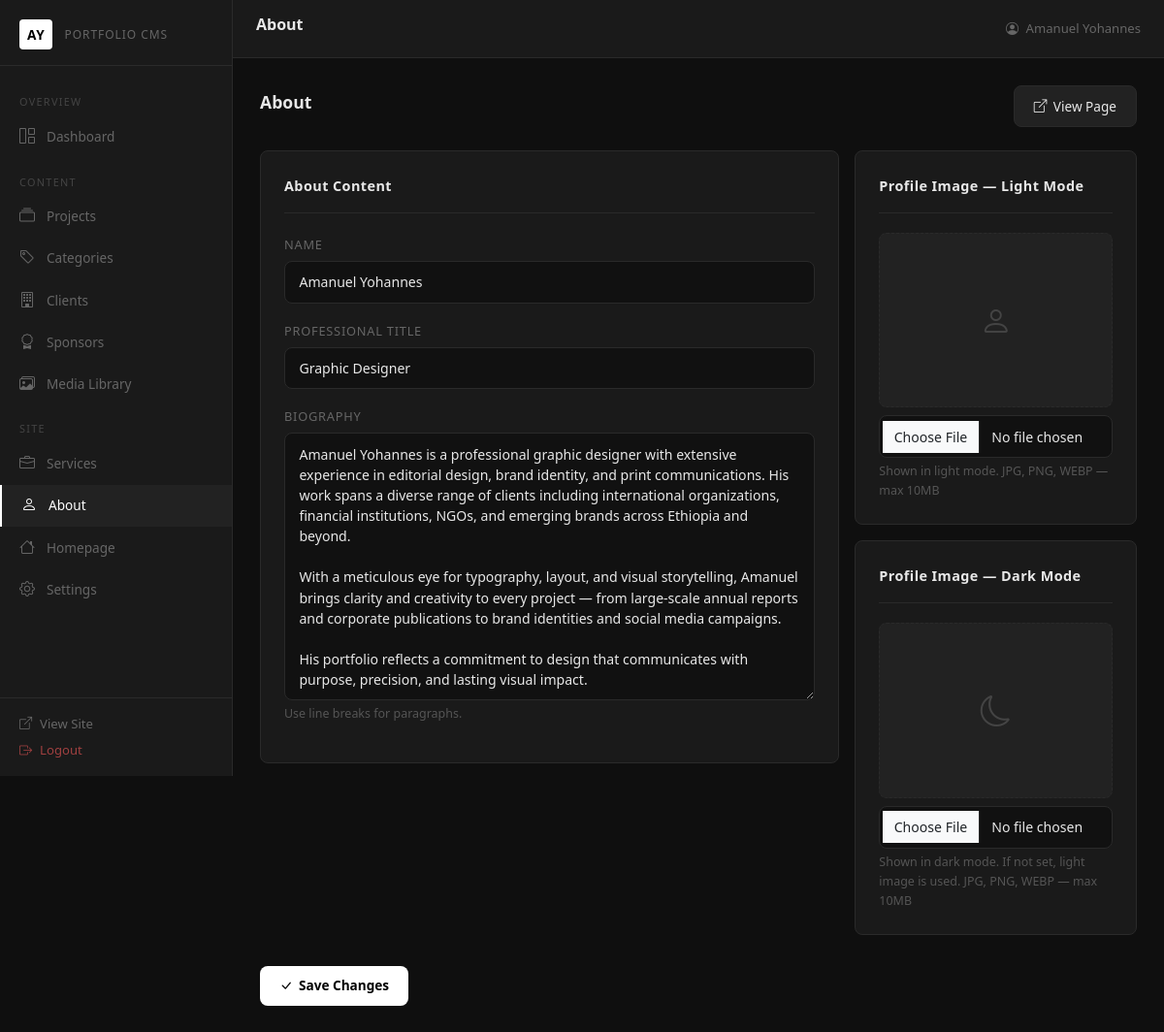
The page /admin/about.php (signed in) on the database its author committed.
### tables this page shows
CREATE TABLE `about` (
  `id` int(11) NOT NULL AUTO_INCREMENT,
  `name` varchar(100) NOT NULL,
  `title` varchar(150) DEFAULT NULL,
  `biography` text DEFAULT NULL,
  `profile_image` varchar(255) DEFAULT NULL,
  `updated_at` datetime NOT NULL DEFAULT CURRENT_TIMESTAMP ON UPDATE CURRENT_TIMESTAMP,
  PRIMARY KEY (`id`)
);

### includes/database.php (called while the page is built, shortened)
<?php
function db(): PDO {
    static $pdo = null;
    if ($pdo === null) {
        $dsn = 'mysql:host=' . DB_HOST . ';dbname=' . DB_NAME . ';charset=' . DB_CHARSET;
        $pdo = new PDO($dsn, DB_USER, DB_PASS, [
            PDO::ATTR_ERRMODE            => PDO::ERRMODE_EXCEPTION,
            PDO::ATTR_DEFAULT_FETCH_MODE => PDO::FETCH_ASSOC,
            PDO::ATTR_EMULATE_PREPARES   => false,
        ]);
    }
    return $pdo;
}

### includes/functions.php (called while the page is built, shortened)
<?php
require_once __DIR__ . '/database.php';
function e(string $s): string {
    return htmlspecialchars($s, ENT_QUOTES | ENT_SUBSTITUTE, 'UTF-8');
}

### admin/about.php (the view, shortened to what this page needs)
<?php
$about = db()->query('SELECT * FROM about LIMIT 1')->fetch();
include __DIR__ . '/includes/header.php';
?>
<div class="page-header">
    <h2>About</h2>
    <a href="<?= BASE_URL ?>/about.php" target="_blank" class="btn-admin-secondary"><i class="bi bi-box-arrow-up-right"></i> View Page</a>
</div>
<form method="POST" enctype="multipart/form-data">
    <div class="row g-3">
        <div class="col-lg-8">
            <div class="admin-card">
                <div class="admin-card-header"><span class="admin-card-title">About Content</span></div>
                <div class="mb-3">
                    <label class="form-label">Name</label>
                    <input type="text" name="name" class="form-control" value="<?= e($about['name'] ?? '') ?>">
                </div>
                <div class="mb-3">
                    <label class="form-label">Professional Title</label>
                    <input type="text" name="title" class="form-control" value="<?= e($about['title'] ?? '') ?>" placeholder="e.g. Graphic Designer">
                </div>
                <div class="mb-3">
                    <label class="form-label">Biography</label>
                    <textarea name="biography" class="form-control" rows="12"><?= e($about['biography'] ?? '') ?></textarea>
                    <div class="form-text">Use line breaks for paragraphs.</div>
                </div>
            </div>
        </div>
        <div class="col-lg-4">
            <div class="admin-card mb-3">
                <div class="admin-card-header"><span class="admin-card-title">Profile Image — Light Mode</span></div>
                <?php if (!empty($about['profile_image'])): ?>
                <img src="<?= e(assetUrl($about['profile_image'])) ?>" id="coverPreview" class="cover-preview mb-2" alt="">
                <div id="coverPlaceholder" class="cover-placeholder mb-2" style="display:none"><i class="bi bi-person"></i></div>
                <?php else: ?>
                <div id="coverPlaceholder" class="cover-placeholder mb-2"><i class="bi bi-person"></i></div>
                <?php endif; ?>
                <input type="file" name="profile_image" id="coverInput" class="form-control" accept=".jpg,.jpeg,.png,.webp">
                <div class="form-text mt-1">Shown in light mode. JPG, PNG, WEBP — max 10MB</div>
            </div>
            <div class="admin-card">
                <div class="admin-card-header"><span class="admin-card-title">Profile Image — Dark Mode</span></div>
                <?php if (!empty($about['profile_image_dark'])): ?>
                <img src="<?= e(assetUrl($about['profile_image_dark'])) ?>" id="darkPreview" class="cover-preview mb-2" alt="">
                <div id="darkPlaceholder" class="cover-placeholder mb-2" style="display:none"><i class="bi bi-moon"></i></div>
                <div class="mb-2">
                    <label class="form-check-label" style="font-size:0.8rem;color:var(--text-muted)">
                        <input type="checkbox" name="remove_dark_image" value="1" class="form-check-input me-1"> Remove dark image (fall back to light)
                    </label>
                </div>
                <?php else: ?>
                <div id="darkPlaceholder" class="cover-placeholder mb-2"><i class="bi bi-moon"></i></div>
                <?php endif; ?>
                <input type="file" name="profile_image_dark" id="darkInput" class="form-control" accept=".jpg,.jpeg,.png,.webp">
                <div class="form-text mt-1">Shown in dark mode. If not set, light image is used. JPG, PNG, WEBP — max 10MB</div>
            </div>
        </div>
    </div>
    <div class="mt-2">
        <button type="submit" class="btn-admin-primary"><i class="bi bi-check-lg"></i> Save Changes</button>
    </div>
</form>
<?php include __DIR__ . '/includes/footer.php'; ?>

### assets/css/admin.css (style rules this page uses)
:root { --sidebar-w: 240px; --topbar-h: 60px; --bg: #0f0f0f; --surface: #1a1a1a; --surface2: #222; --border: #2a2a2a; --text: #e8e8e8; --text-muted: #666; --accent: #fff; --accent-dim: #aaa; --danger: #e05555; --success: #4caf7d; --warning: #e0a030; --info: #4a9eff; --radius: 8px; --transition: 0.2s ease; }
*, *::before, *::after { box-sizing: border-box; margin: 0; padding: 0; }
body { font-family: 'Segoe UI', system-ui, -apple-system, sans-serif; background: var(--bg); color: var(--text); font-size: 0.9rem; line-height: 1.6; }
.admin-card { background: var(--surface); border: 1px solid var(--border); border-radius: var(--radius); padding: 1.5rem; margin-bottom: 1.5rem; }
.admin-card-header { display: flex; align-items: center; justify-content: space-between; margin-bottom: 1.25rem; padding-bottom: 1rem; border-bottom: 1px solid var(--border); }
.admin-card-title { font-size: 0.9rem; font-weight: 600; color: var(--text); letter-spacing: 0.03em; }
.form-label { font-size: 0.8rem; color: var(--text-muted); text-transform: uppercase; letter-spacing: 0.06em; margin-bottom: 0.4rem; }
.form-control, .form-select { background: #111; border: 1px solid var(--border); color: var(--text); border-radius: var(--radius); padding: 0.65rem 0.9rem; font-size: 0.88rem; transition: border-color var(--transition); }
.form-control::placeholder { color: #444; }
textarea.form-control { min-height: 120px; resize: vertical; }
.form-text { font-size: 0.78rem; color: #555; }
.btn-admin-primary { background: #fff; color: #000; border: none; padding: 0.6rem 1.25rem; border-radius: var(--radius); font-size: 0.85rem; font-weight: 600; cursor: pointer; transition: background var(--transition); text-decoration: none; display: inline-flex; align-items: center; gap: 0.4rem; }
.btn-admin-secondary { background: var(--surface2); color: var(--text); border: 1px solid var(--border); padding: 0.6rem 1.25rem; border-radius: var(--radius); font-size: 0.85rem; cursor: pointer; transition: background var(--transition); text-decoration: none; display: inline-flex; align-items: center; gap: 0.4rem; }
.cover-placeholder { width: 100%; max-width: 300px; aspect-ratio: 4/3; background: var(--surface2); border: 1px dashed var(--border); border-radius: var(--radius); display: flex; align-items: center; justify-content: center; color: #444; font-size: 2rem; }
.page-header { display: flex; align-items: center; justify-content: space-between; margin-bottom: 1.5rem; flex-wrap: wrap; gap: 0.75rem; }
.page-header h2 { font-size: 1.1rem; font-weight: 600; }

### rows shown on the page
about: name "Amanuel Yohannes", title "Graphic Designer", biography "Amanuel Yohannes is a professional graphic designer with extensive experience in editorial design, brand identity, and print communications. His work spans a diverse range of clients including international organizations, financial institutions, NGOs, and emerging brands across Ethiopia and beyond. With a meticulous eye for typography, layout, and visual storytelling, Amanuel brings clarity and creativity to every project — from large-scale annual reports and corporate publications to brand identities and social media campaigns. His portfolio reflects a commitment to design that communicates with purpose, precision, and lasting visual impact."

### other values the page prints
$pageTitle "About"
$_SESSION['admin_name'] "Amanuel Yohannes"
